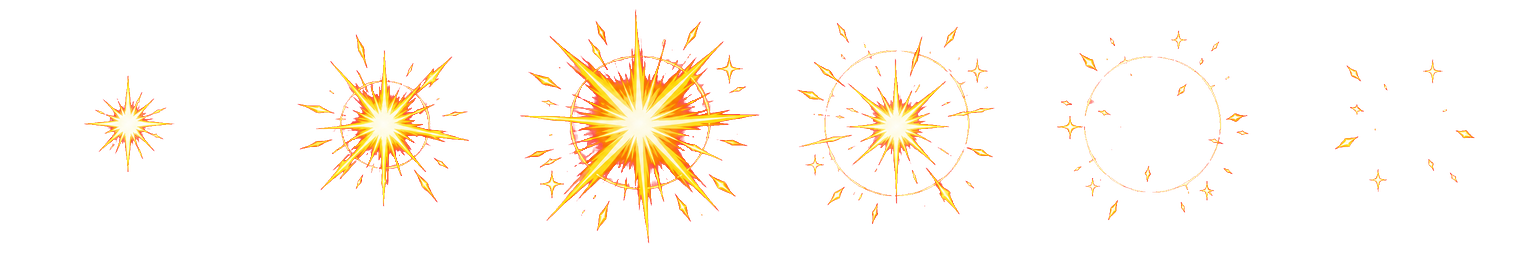
#> input picture assets/fx/heroes/novice/burst.webp, 1536 x 256 px, given in place of raw-sheet-clean.png, which was not available
$ python export_fx.py
#> lines starting #> are read from the running program, lines starting #| are printed output that depends on the picture; pictures that were not available may be replaced by others from this repository, and a replacement may not be noted
"""Pack Tân's Kiếm Nhiệt Huyết FX into runtime strips (ART.heroFx.novice).

Input: <name>/proc/raw-sheet-clean.png, the generate2dsprite.py processor's chroma-keyed copy of
<name>/raw-sheet.png (3x2 grid of 512px cells). Every cell is cut on the same grid and scaled by
the same factor, so the effect keeps its authored position from frame to frame (the processor's
per-frame centering would drag a growing slash around). Output: <name>.webp strip + fx.json.

  python assets/fx/heroes/novice/export_fx.py
"""
import json
from pathlib import Path

import numpy as np
from PIL import Image

ROOT = Path(__file__).resolve().parent
REPO = ROOT.parents[3]
FX = {  # frame count, ms per frame, output cell
    "slash": (6, 55, 256),  # the big overhead chop: a golden crescent swept downward
    "burst": (6, 60, 256),  # the spirit burst where the blade lands
    "aura": (6, 90, 256),   # fighting-spirit flare that rises around him while he plants his feet
}


def despill(frame):
    """Warm gold FX on magenta: fade the remaining key spill and pull pink fringes back to gold."""
    a = np.asarray(frame, dtype=np.float32)
    r, g, b = a[..., 0], a[..., 1], a[..., 2]
    spill = np.minimum(r, b) - g
    a[..., 3] *= 1 - np.clip((spill - 10) / 50, 0, 1)
    # Pink-violet tints left at soft edges become warm gold (blue never exceeds green here).
    a[..., 2] = np.minimum(b, g)
    return Image.fromarray(a.clip(0, 255).astype("uint8"), "RGBA")


meta = {}
for name, (count, duration, size) in FX.items():
    sheet = Image.open(ROOT / name / "proc/raw-sheet-clean.png").convert("RGBA")
#> sheet is the input picture: PIL image 1536x256 RGBA; mean R, G, B, A 29.5, 18.8, 9.5, 20
    cols, cell = 3, sheet.width // 3
#> cols = 3; cell = 512
    strip = Image.new("RGBA", (size * count, size), (0, 0, 0, 0))
#> strip: PIL image 1536x256 RGBA; every value is 0
    for i in range(count):
        frame = sheet.crop(((i % cols) * cell, (i // cols) * cell, (i % cols + 1) * cell, (i // cols + 1) * cell))
        frame = despill(frame.resize((size, size), Image.Resampling.LANCZOS))
        strip.alpha_composite(frame, (size * i, 0))
#> this loop made 6 passes
#> pass 1, `frame = sheet.crop(((i % cols) * cell, (i // cols) * cell, (i % cols +..`:
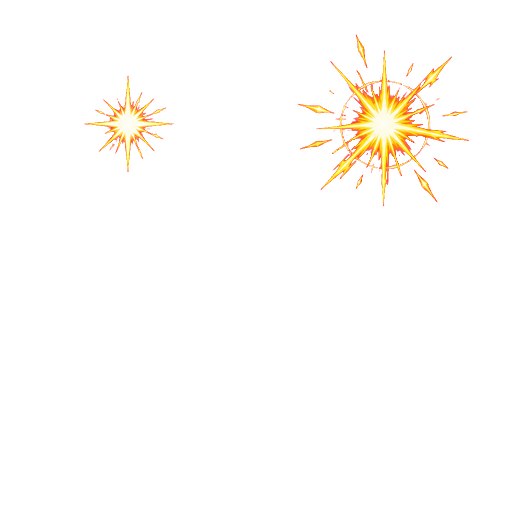
#> frame: PIL image 512x512 RGBA; mean R, G, B, A 11.1, 7.2, 3.7, 7.8; transparent parts drawn white
#> pass 1, in despill, `a = np.asarray(frame, dtype=np.float32)`:
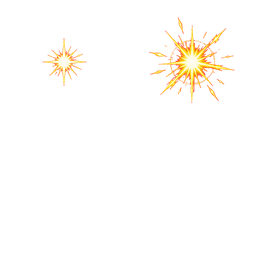
#> a: shape (256, 256, 4) float32; mean R, G, B, A 15.3, 9.7, 4.8, 7.9; transparent parts drawn white
#> pass 1, in despill, `r, g, b = a[..., 0], a[..., 1], a[..., 2]`:
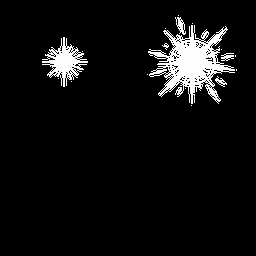
#> r: shape (256, 256) float32; min 0, max 255, mean 15.3
#> pass 1, in despill, `r, g, b = a[..., 0], a[..., 1], a[..., 2]`:
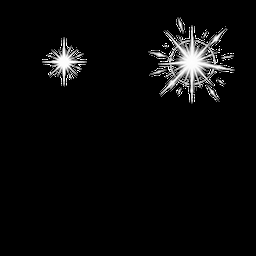
#> g: shape (256, 256) float32; min 0, max 255, mean 9.7
#> after the loop: frame: PIL image 256x256 RGBA; every value is 0
#> after the loop:
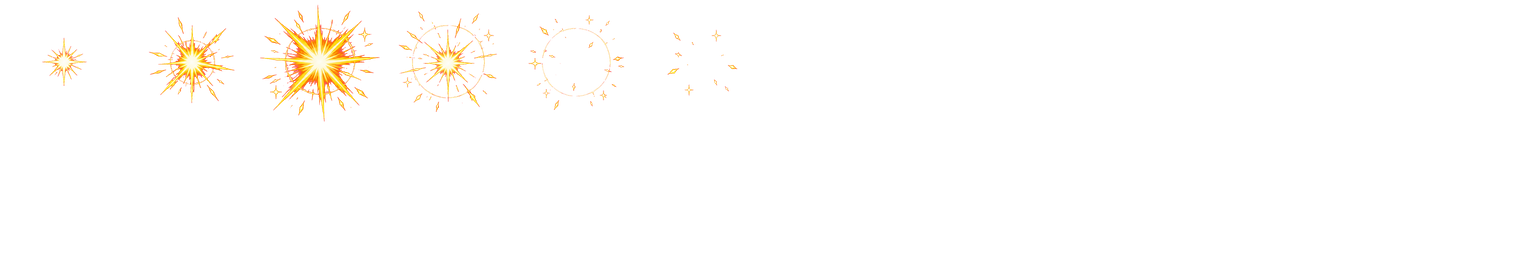
#> strip: PIL image 1536x256 RGBA; mean R, G, B, A 10.2, 6.5, 3.1, 5.1; transparent parts drawn white
    strip.save(ROOT / f"{name}.webp", "WEBP", lossless=True, method=6, exact=True)
    meta[name] = {"file": f"assets/fx/heroes/novice/{name}.webp", "count": count, "frameDuration": duration}
    print("[ok]", name)
#> pass 2 of the loop `for name, (count, duration, size) in FX.items():`:
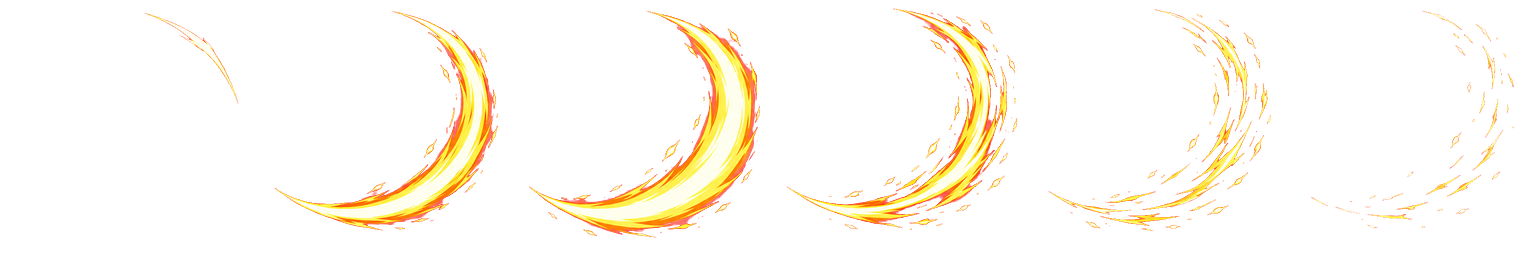
#> input picture assets/fx/heroes/novice/slash.webp, 1536 x 256 px, given in place of raw-sheet-clean.png, which was not available
#> sheet is the input picture: PIL image 1536x256 RGBA; mean R, G, B, A 33.6, 24.5, 14.1, 24.9
#> the loop `for i in range(count):` made 6 passes
#> pass 1, in despill (call 7), `r, g, b = a[..., 0], a[..., 1], a[..., 2]`:
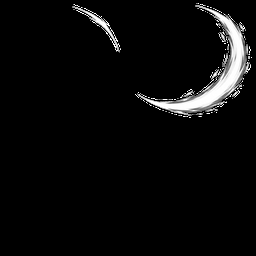
#> g: shape (256, 256) float32; min 0, max 255, mean 10.8
#> after the loop `for i in range(count):`:
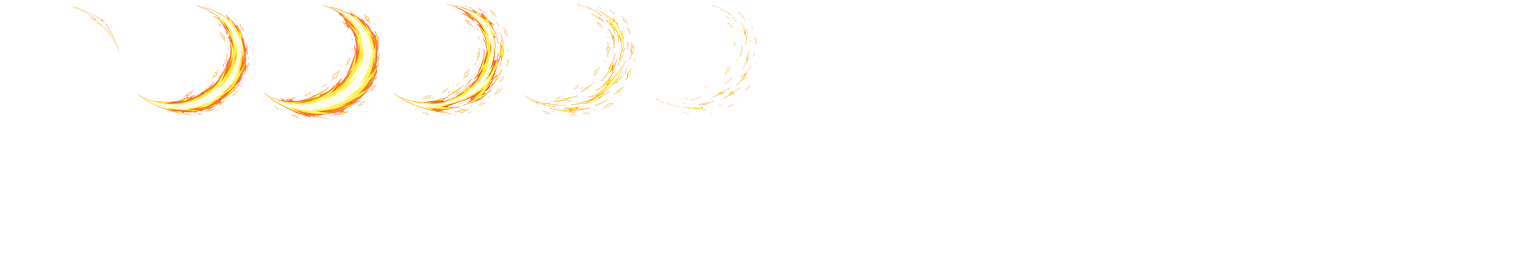
#> strip: PIL image 1536x256 RGBA; mean R, G, B, A 10.5, 7.7, 4.3, 6.3; transparent parts drawn white
(ROOT / "fx.json").write_text(json.dumps(meta, indent=2) + "\n", encoding="utf-8", newline="\n")
